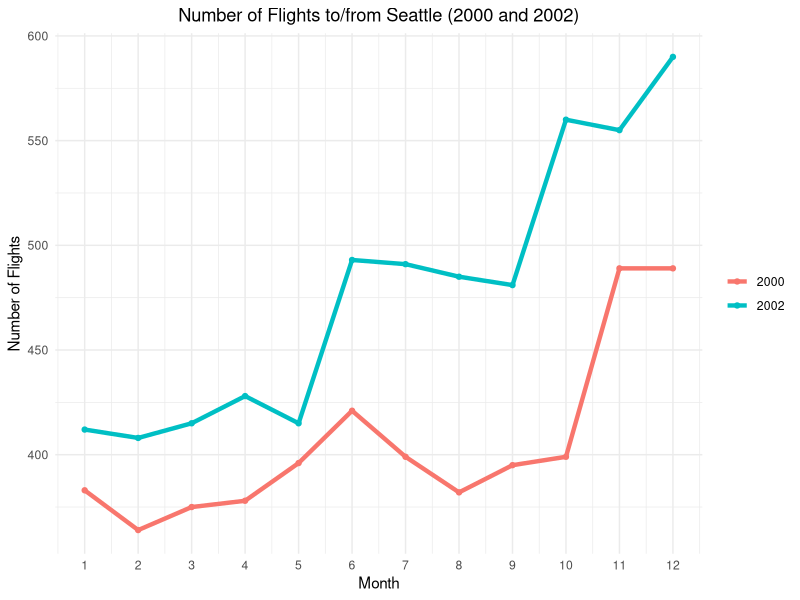
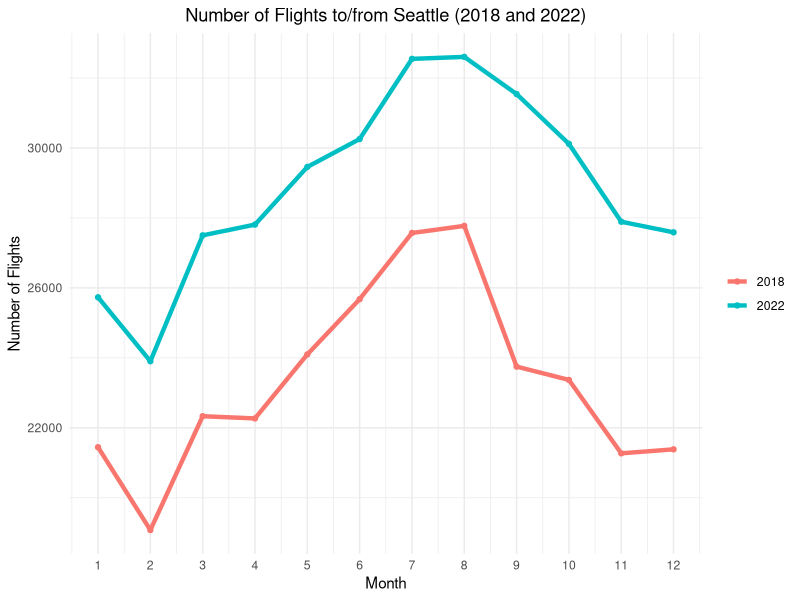

These figures' R source, in order:
library(ggplot2)
library(dplyr)
library(tidyr)

data <- read.csv("full_dataset.csv")

filtered_data <- data %>%
  filter(ORIGIN == "SEA" | DEST == "SEA")

flight_counts <- filtered_data %>%
  group_by(year, month) %>%
  summarize(Num_Flights = sum(Flights))

filtered_flight_counts_2000_2002 <- flight_counts %>%
  filter(year %in% c(2000, 2002))
filtered_flight_counts_2018_2022 <- flight_counts %>%
  filter(year %in% c(2018, 2022))

ggplot(filtered_flight_counts_2000_2002, aes(x = month, y = Num_Flights, color = factor(year))) +
  geom_line(size = 1.5) +
  geom_point() +
  labs(title = "Number of Flights to/from Seattle (2000 and 2002)",
       x = "Month",
       y = "Number of Flights") +
  theme_minimal() +
  theme(plot.title = element_text(hjust = 0.5),
        legend.title = element_blank()) +
  scale_x_continuous(breaks = 1:12, labels = 1:12)

ggplot(filtered_flight_counts_2018_2022, aes(x = month, y = Num_Flights, color = factor(year))) +
  geom_line(size = 1.5) +
  geom_point() +
  labs(title = "Number of Flights to/from Seattle (2018 and 2022)",
       x = "Month",
       y = "Number of Flights") +
  theme_minimal() +
  theme(plot.title = element_text(hjust = 0.5),
        legend.title = element_blank()) +
  scale_x_continuous(breaks = 1:12, labels = 1:12)